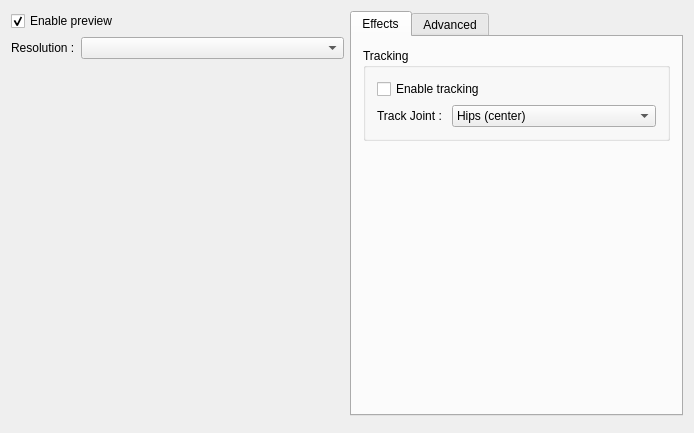
<?xml version="1.0" encoding="UTF-8"?>
<ui version="4.0">
 <class>MainWindow</class>
 <widget class="QMainWindow" name="MainWindow">
  <property name="geometry">
   <rect>
    <x>0</x>
    <y>0</y>
    <width>694</width>
    <height>433</height>
   </rect>
  </property>
  <property name="windowTitle">
   <string>MainWindow</string>
  </property>
  <widget class="QWidget" name="centralWidget">
   <layout class="QGridLayout" name="gridLayout">
    <item row="0" column="1">
     <widget class="QTabWidget" name="tabWidget">
      <property name="currentIndex">
       <number>0</number>
      </property>
      <widget class="QWidget" name="tabEffects">
       <attribute name="title">
        <string>Effects</string>
       </attribute>
       <layout class="QVBoxLayout" name="verticalLayout_5">
        <item>
         <widget class="QGroupBox" name="groupBox_3">
          <property name="sizePolicy">
           <sizepolicy hsizetype="Preferred" vsizetype="Maximum">
            <horstretch>0</horstretch>
            <verstretch>0</verstretch>
           </sizepolicy>
          </property>
          <property name="title">
           <string>Tracking</string>
          </property>
          <layout class="QVBoxLayout" name="verticalLayout_6">
           <item>
            <widget class="QCheckBox" name="cbTracking">
             <property name="text">
              <string>Enable tracking</string>
             </property>
            </widget>
           </item>
           <item>
            <layout class="QHBoxLayout" name="horizontalLayout_2">
             <item>
              <widget class="QLabel" name="label_2">
               <property name="sizePolicy">
                <sizepolicy hsizetype="Maximum" vsizetype="Preferred">
                 <horstretch>0</horstretch>
                 <verstretch>0</verstretch>
                </sizepolicy>
               </property>
               <property name="text">
                <string>Track Joint : </string>
               </property>
              </widget>
             </item>
             <item>
              <widget class="QComboBox" name="selTrackingJoint">
               <item>
                <property name="text">
                 <string>Hips (center)</string>
                </property>
               </item>
               <item>
                <property name="text">
                 <string>Spine (center)</string>
                </property>
               </item>
               <item>
                <property name="text">
                 <string>Neck</string>
                </property>
               </item>
               <item>
                <property name="text">
                 <string>Head</string>
                </property>
               </item>
               <item>
                <property name="text">
                 <string>Left Shoulder</string>
                </property>
               </item>
               <item>
                <property name="text">
                 <string>Left Elbow</string>
                </property>
               </item>
               <item>
                <property name="text">
                 <string>Left Wrist</string>
                </property>
               </item>
               <item>
                <property name="text">
                 <string>Left Hand</string>
                </property>
               </item>
               <item>
                <property name="text">
                 <string>Right Shoulder</string>
                </property>
               </item>
               <item>
                <property name="text">
                 <string>Right Elbow</string>
                </property>
               </item>
               <item>
                <property name="text">
                 <string>Right Hand</string>
                </property>
               </item>
               <item>
                <property name="text">
                 <string>Left Hip</string>
                </property>
               </item>
               <item>
                <property name="text">
                 <string>Left Knee</string>
                </property>
               </item>
               <item>
                <property name="text">
                 <string>Left Ankle</string>
                </property>
               </item>
               <item>
                <property name="text">
                 <string>Left Foot</string>
                </property>
               </item>
               <item>
                <property name="text">
                 <string>Right Hip</string>
                </property>
               </item>
               <item>
                <property name="text">
                 <string>Right Knee</string>
                </property>
               </item>
               <item>
                <property name="text">
                 <string>Right Ankle</string>
                </property>
               </item>
               <item>
                <property name="text">
                 <string>Right Foot</string>
                </property>
               </item>
              </widget>
             </item>
            </layout>
           </item>
          </layout>
         </widget>
        </item>
        <item>
         <spacer name="verticalSpacer_2">
          <property name="orientation">
           <enum>Qt::Vertical</enum>
          </property>
          <property name="sizeHint" stdset="0">
           <size>
            <width>20</width>
            <height>40</height>
           </size>
          </property>
         </spacer>
        </item>
       </layout>
      </widget>
      <widget class="QWidget" name="tabAdvanced">
       <attribute name="title">
        <string>Advanced</string>
       </attribute>
       <layout class="QVBoxLayout" name="verticalLayout_2">
        <item>
         <widget class="QGroupBox" name="groupBox">
          <property name="sizePolicy">
           <sizepolicy hsizetype="Preferred" vsizetype="Maximum">
            <horstretch>0</horstretch>
            <verstretch>0</verstretch>
           </sizepolicy>
          </property>
          <property name="title">
           <string>Devices</string>
          </property>
          <layout class="QVBoxLayout" name="verticalLayout_3">
           <item>
            <widget class="QCheckBox" name="cbKinectV2">
             <property name="cursor">
              <cursorShape>ArrowCursor</cursorShape>
             </property>
             <property name="text">
              <string>Use Kinect fro Windows V2</string>
             </property>
            </widget>
           </item>
           <item>
            <widget class="QCheckBox" name="cbKinectV1">
             <property name="text">
              <string>Use original Kinect for Windows</string>
             </property>
            </widget>
           </item>
          </layout>
         </widget>
        </item>
        <item>
         <widget class="QGroupBox" name="pnlInstallation">
          <property name="sizePolicy">
           <sizepolicy hsizetype="Preferred" vsizetype="Maximum">
            <horstretch>0</horstretch>
            <verstretch>0</verstretch>
           </sizepolicy>
          </property>
          <property name="title">
           <string>Installation</string>
          </property>
          <layout class="QVBoxLayout" name="verticalLayout_4">
           <item>
            <widget class="QPushButton" name="btnRegister">
             <property name="text">
              <string>Register Filter</string>
             </property>
            </widget>
           </item>
           <item>
            <widget class="QPushButton" name="btnUnregister">
             <property name="text">
              <string>Unregister Filter</string>
             </property>
            </widget>
           </item>
          </layout>
         </widget>
        </item>
        <item>
         <spacer name="verticalSpacer">
          <property name="orientation">
           <enum>Qt::Vertical</enum>
          </property>
          <property name="sizeHint" stdset="0">
           <size>
            <width>20</width>
            <height>40</height>
           </size>
          </property>
         </spacer>
        </item>
       </layout>
      </widget>
     </widget>
    </item>
    <item row="0" column="0" rowspan="2">
     <layout class="QVBoxLayout" name="verticalLayout">
      <item>
       <widget class="QCheckBox" name="cbEnablePreview">
        <property name="text">
         <string>Enable preview</string>
        </property>
        <property name="checked">
         <bool>true</bool>
        </property>
       </widget>
      </item>
      <item>
       <layout class="QHBoxLayout" name="horizontalLayout">
        <item>
         <widget class="QLabel" name="label">
          <property name="sizePolicy">
           <sizepolicy hsizetype="Preferred" vsizetype="Maximum">
            <horstretch>0</horstretch>
            <verstretch>0</verstretch>
           </sizepolicy>
          </property>
          <property name="text">
           <string>Resolution :</string>
          </property>
         </widget>
        </item>
        <item>
         <widget class="QComboBox" name="selResolution">
          <property name="sizePolicy">
           <sizepolicy hsizetype="MinimumExpanding" vsizetype="Maximum">
            <horstretch>0</horstretch>
            <verstretch>0</verstretch>
           </sizepolicy>
          </property>
         </widget>
        </item>
       </layout>
      </item>
      <item>
       <widget class="QWidget" name="widget" native="true">
        <property name="sizePolicy">
         <sizepolicy hsizetype="Preferred" vsizetype="Preferred">
          <horstretch>0</horstretch>
          <verstretch>0</verstretch>
         </sizepolicy>
        </property>
        <property name="minimumSize">
         <size>
          <width>320</width>
          <height>240</height>
         </size>
        </property>
        <property name="maximumSize">
         <size>
          <width>320</width>
          <height>240</height>
         </size>
        </property>
        <property name="autoFillBackground">
         <bool>true</bool>
        </property>
       </widget>
      </item>
      <item>
       <spacer name="verticalSpacer_3">
        <property name="orientation">
         <enum>Qt::Vertical</enum>
        </property>
        <property name="sizeHint" stdset="0">
         <size>
          <width>20</width>
          <height>40</height>
         </size>
        </property>
       </spacer>
      </item>
     </layout>
    </item>
   </layout>
  </widget>
 </widget>
 <layoutdefault spacing="6" margin="11"/>
 <resources/>
 <connections/>
</ui>
